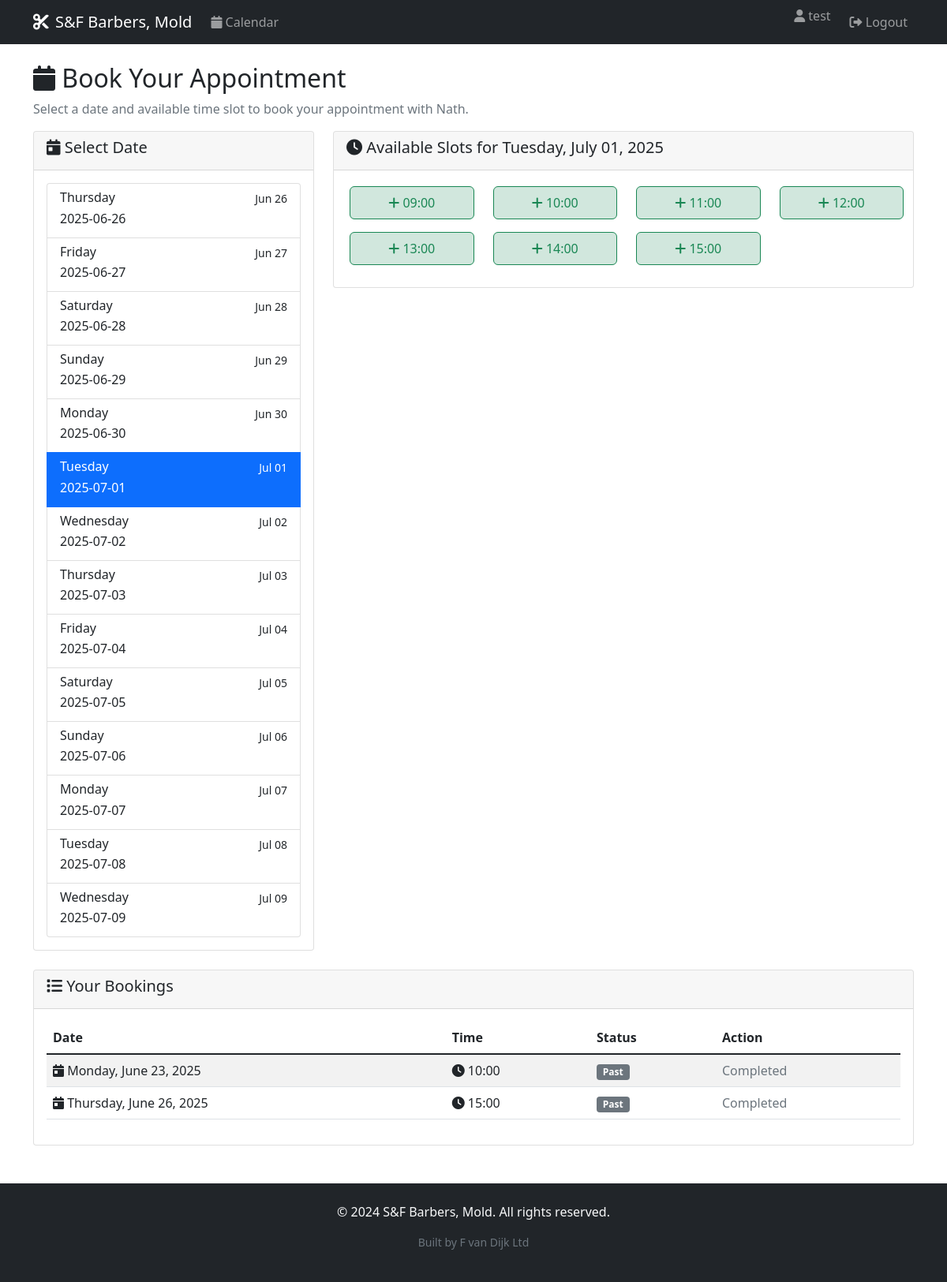
The app's page /calendar?date=2025-07-01 (signed in), older data.
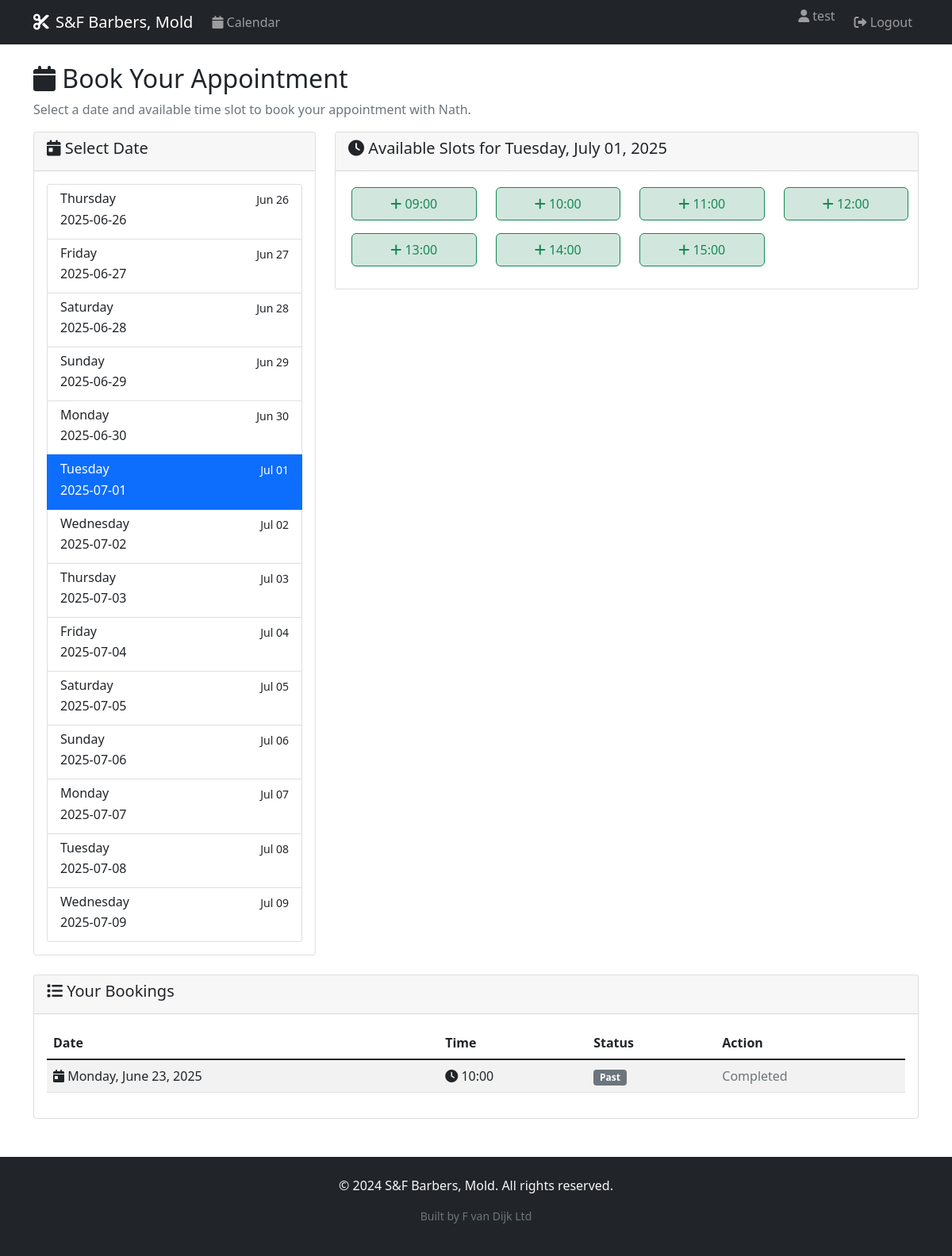
The same page, newer data.
### app.py (models this page shows)
class Booking(db.Model):
    id = db.Column(db.Integer, primary_key=True)
    user_id = db.Column(db.Integer, db.ForeignKey('user.id'), nullable=True)  # Nullable for guest bookings
    date = db.Column(db.Date, nullable=False)
    time_slot = db.Column(db.String(10), nullable=False)  # e.g., "09:00"
    guest_name = db.Column(db.String(100))  # For non-registered customers
    guest_phone = db.Column(db.String(20))  # For non-registered customers
    guest_email = db.Column(db.String(120))  # For non-registered customers
    admin_note = db.Column(db.String(200))  # Admin's private note
    is_guest_booking = db.Column(db.Boolean, default=False)
    created_at = db.Column(db.DateTime, default=datetime.utcnow)

### app.py (the view)
    def decorated_function(*args, **kwargs):
        if 'user_id' not in session:
            flash('Please log in to access this page.', 'warning')
            return redirect(url_for('login'))
        return f(*args, **kwargs)

### app.py (called while the page is built)
def get_available_slots(selected_date=None):
    if selected_date is None:
        selected_date = date.today()
    override = ScheduleOverride.query.filter_by(date=selected_date).first()
    if override:
        if not override.is_open:
            return []
        opening_hour = int(override.opening_time.split(':')[0])
        closing_hour = int(override.closing_time.split(':')[0])
    else:
        opening_hour = 9
        closing_hour = 16
    slots = []
    for hour in range(opening_hour, closing_hour):
        slots.append(f"{hour:02d}:00")
    return slots

def get_booked_slots(selected_date):
    bookings = Booking.query.filter_by(date=selected_date).all()
    return [booking.time_slot for booking in bookings]

def is_admin():
    return session.get('is_admin', False)

def login_required(f):
    def decorated_function(*args, **kwargs):
        if 'user_id' not in session:
            flash('Please log in to access this page.', 'warning')
            return redirect(url_for('login'))
        return f(*args, **kwargs)
    decorated_function.__name__ = f.__name__
    return decorated_function

### templates/calendar.html (shortened to what the changed rows need)
{% extends "base.html" %}
{% block content %}
<div class="row">
    <div class="col-12">
        <h2><i class="fas fa-calendar"></i> Book Your Appointment</h2>
    </div>
</div>
<div class="row">
    <div class="col-md-4">
        <div class="card">
            <div class="card-body">
                <div class="list-group">
                    {% for date in dates %}
                        <a href="{{ url_for('calendar', date=date.strftime('%Y-%m-%d')) }}"
                           class="list-group-item list-group-item-action {{ 'active' if date == selected_date else '' }}">
                            <div class="d-flex w-100 justify-content-between">
                                <h6 class="mb-1">{{ date.strftime('%A') }}</h6>
                                <small>{{ date.strftime('%b %d') }}</small>
                            </div>
                            <p class="mb-1">{{ date.strftime('%Y-%m-%d') }}</p>
                        </a>
                    {% endfor %}
                </div>
            </div>
        </div>
    </div>
    <div class="col-md-8">
        <div class="card">
            <div class="card-body">
                {% if not schedule_info.is_open %}
                    <div class="alert alert-danger text-center">
                        <i class="fas fa-store-slash fa-2x mb-2"></i>
                        <h5>Closed Today</h5>
                        <p class="mb-0">{{ schedule_info.note }}</p>
                    </div>
                {% elif available_slots %}
                    <div class="row">
                        {% for slot in available_slots %}
                            <div class="col-md-3 col-sm-4 col-6 mb-2">
                                {% if session.is_admin %}
                                    <a href="{{ url_for('admin_book_slot', date=selected_date.strftime('%Y-%m-%d'), time_slot=slot) }}"
                                       class="btn btn-outline-primary w-100 booking-slot available">
                                        <i class="fas fa-user-plus"></i> {{ slot }}
                                    </a>
                                {% else %}
                                    <form method="POST" action="{{ url_for('book') }}" style="display: inline;">
                                        <button type="submit" class="btn btn-outline-success w-100 booking-slot available">
                                            <i class="fas fa-plus"></i> {{ slot }}
                                        </button>
                                    </form>
                                {% endif %}
                            </div>
                        {% endfor %}
                    </div>
                {% else %}
                    <div class="alert alert-warning">
                        <i class="fas fa-exclamation-triangle"></i> No available slots for this date.
                    </div>
                {% endif %}
            </div>
        </div>
    </div>
</div>
{% if not session.is_admin and user_bookings %}
<div class="row mt-4">
    <div class="col-12">
        <div class="card">
            <div class="card-body">
                <div class="table-responsive">
                    <table class="table table-striped">
                        <thead>
                            <tr>
                                <th>Date</th>
                                <th>Time</th>
                                <th>Status</th>
                                <th>Action</th>
                            </tr>
                        </thead>
                        <tbody>
                            {% for booking in user_bookings %}
                                <tr>
                                    <td>
                                        <i class="fas fa-calendar-day"></i>
                                        {{ booking.date.strftime('%A, %B %d, %Y') }}
                                    </td>
                                    <td>
                                        <i class="fas fa-clock"></i> {{ booking.time_slot }}
                                    </td>
                                    <td>
                                        {% if booking.date >= selected_date %}
                                            <span class="badge bg-success">Upcoming</span>
                                        {% else %}
                                            <span class="badge bg-secondary">Past</span>
                                        {% endif %}
                                    </td>
                                    <td>
                                        {% if booking.date >= selected_date %}
                                            <form method="POST" action="{{ url_for('cancel') }}" style="display: inline;">
                                                <input type="hidden" name="booking_id" value="{{ booking.id }}">
                                                <button type="submit" class="btn btn-sm btn-outline-danger"
                                                        onclick="return confirm('Are you sure you want to cancel this booking?')">
                                                    <i class="fas fa-times"></i> Cancel
                                                </button>
                                            </form>
                                        {% else %}
                                            <span class="text-muted">Completed</span>
                                        {% endif %}
                                    </td>
                                </tr>
                            {% endfor %}
                        </tbody>
                    </table>
                </div>
            </div>
        </div>
    </div>
</div>
{% endif %}
{% endblock %}

Row changes from the older to the newer data that the page shows:
removed Booking: date "Thursday, June 26, 2025", time_slot "15:00", shows "Past", shows "Completed"
